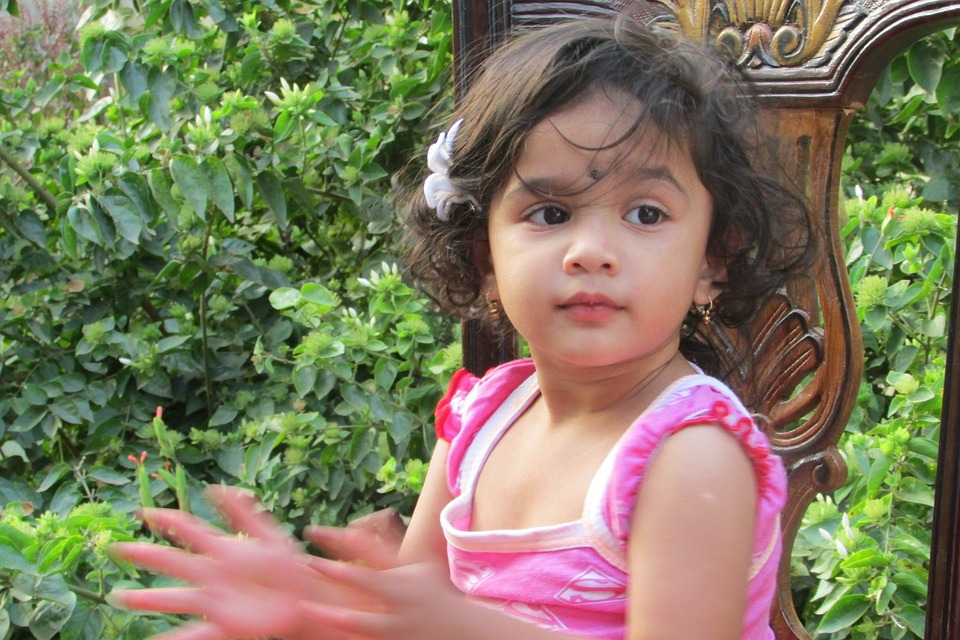
%> input picture Lab_8/Codes/image.jpg, 960 x 640 px
$ octave Gaussian-Religh-Erlang-Noise.m   (GNU Octave 9; MATLAB toolbox functions it lacks are replaced by stand-ins)
%> lines starting %> are read from the running program, lines starting %| are printed output that depends on the picture
% Read the image
img = imread('image.jpg'); % Replace with your image file
%> img is the input picture: size 640x960x3 uint8; mean R, G, B 127.8, 123.3, 96
img = im2double(img); % Convert to double for noise addition
%> img: size 640x960x3 double

% Gaussian Noise
gaussian_noise = imnoise(img, 'gaussian', 0, 0.01); % mean=0, variance=0.01

% Rayleigh Noise
rayleigh_noise = img + raylrnd(0.2, size(img)); % scale parameter=0.2
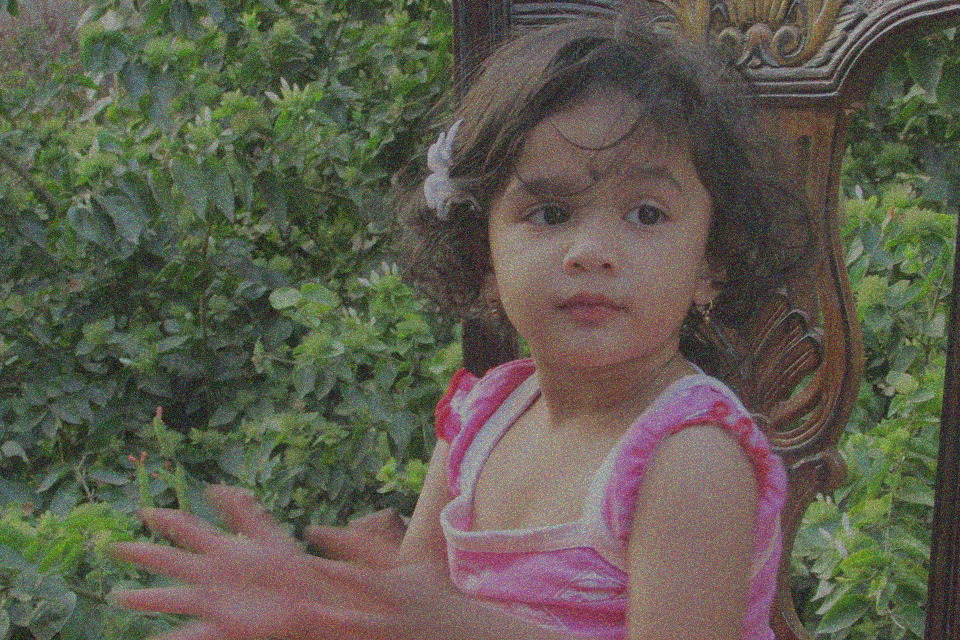
%> rayleigh_noise: size 640x960x3 double; mean R, G, B 0.752, 0.734, 0.627; drawn with min black and max white

% Erlang Noise (Using Gamma distribution since Erlang is a special case of Gamma)
k = 2; % Shape parameter (integer for Erlang)
lambda = 1; % Rate parameter
erlang_noise = img + gamrnd(k, 1/lambda, size(img));
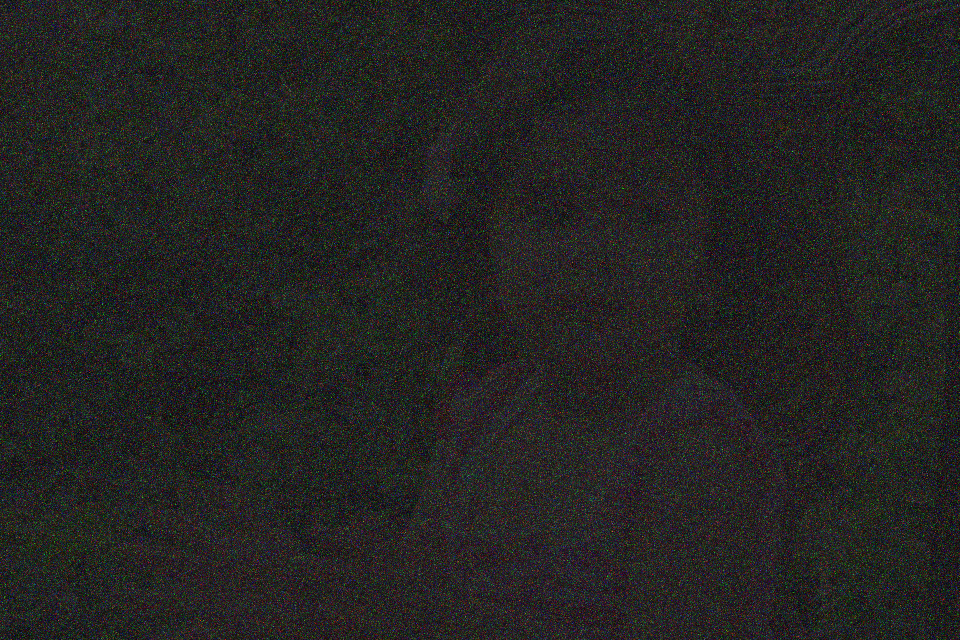
%> erlang_noise: size 640x960x3 double; mean R, G, B 2.5, 2.48, 2.38; drawn with min black and max white

% Plotting the original and noisy images
figure;

subplot(2,2,1);
imshow(img);
title('Original Image');

subplot(2,2,2);
imshow(gaussian_noise);
title('Image with Gaussian Noise');

subplot(2,2,3);
imshow(rayleigh_noise);
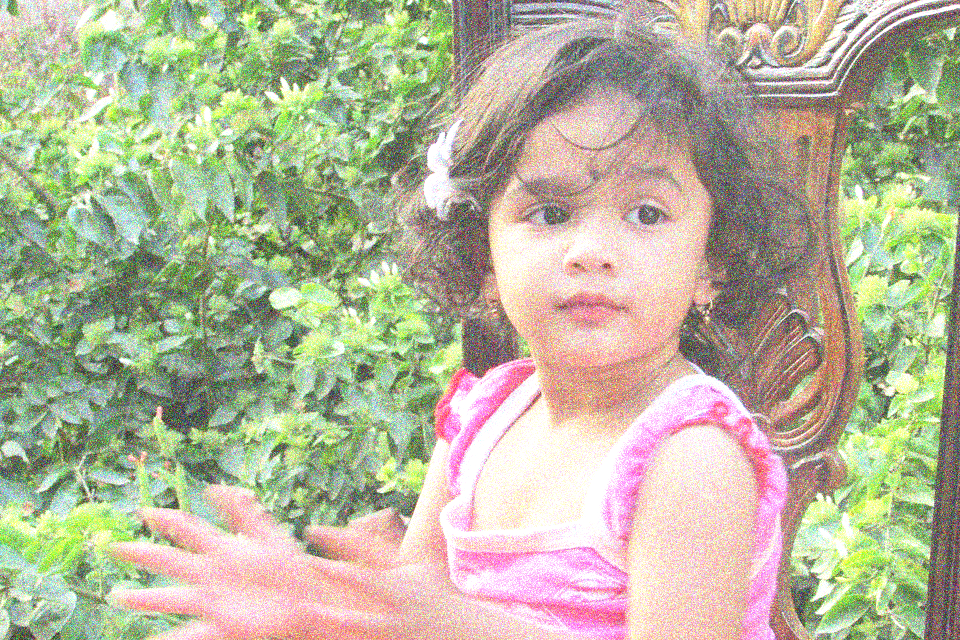
%> displayed picture: size 640x960x3, on the screen's scale of 0 to 255; mean R, G, B 183.6, 182.7, 157.1
title('Image with Rayleigh Noise');

subplot(2,2,4);
imshow(erlang_noise);
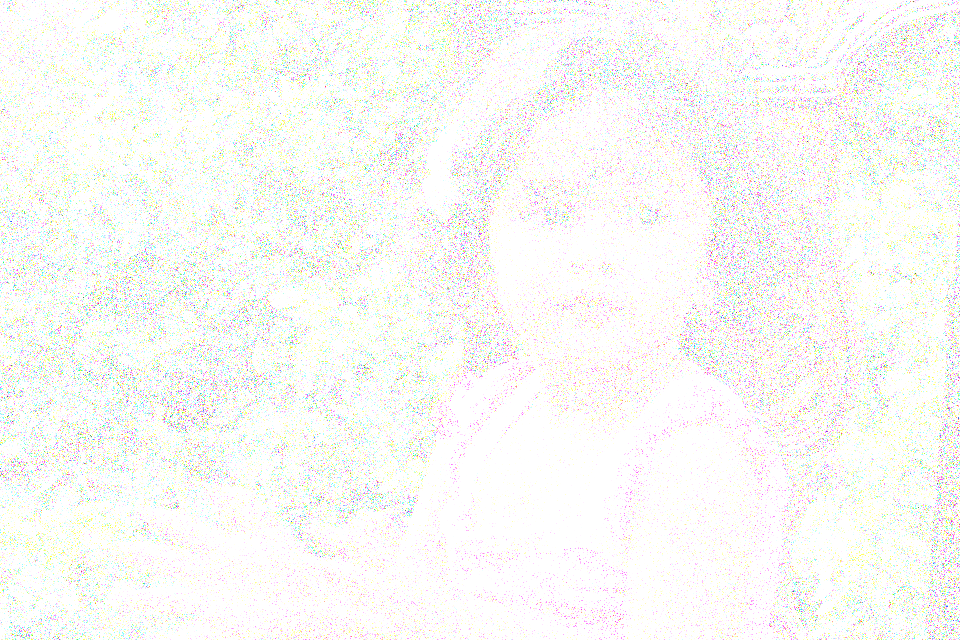
%> displayed picture: size 640x960x3, on the screen's scale of 0 to 255; mean R, G, B 248.7, 249, 245.6
title('Image with Erlang Noise');
